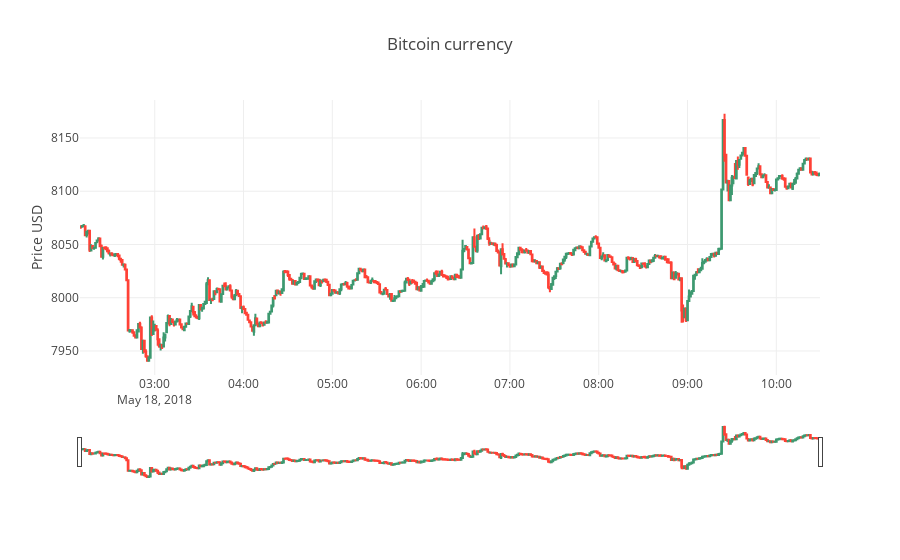

Write notebook code for a chart like this one.
### Markdown cell above
### 2.2 Plot candlestick like graph

Plot only the most recent points to see if evereything did well.

### Code cell
trace = go.Candlestick(x=df.time,
                       open=df.open,
                       high=df.high,
                       low=df.low,
                       close=df.close)
data = [trace]
layout = {
    'title': 'Bitcoin currency',
    'yaxis': {'title': 'Price USD'},
}
fig = dict(data=data, layout=layout)
iplot(fig)

### Figure 1 — Plotly figure (JSON) as saved in the notebook; plotly's stock layout.template omitted (floating-point values rounded to 4 significant figures; data arrays with more than 128 entries replaced by an {"elided": "..."} marker saying what was removed)
{"data": [{"close": {"elided": "500 float values"}, "high": {"elided": "500 float values"}, "low": {"elided": "500 float values"}, "open": {"elided": "500 float values"}, "type": "candlestick", "x": {"elided": "500 str values"}}], "layout": {"title": "Bitcoin currency", "yaxis": {"title": "Price USD"}}}
